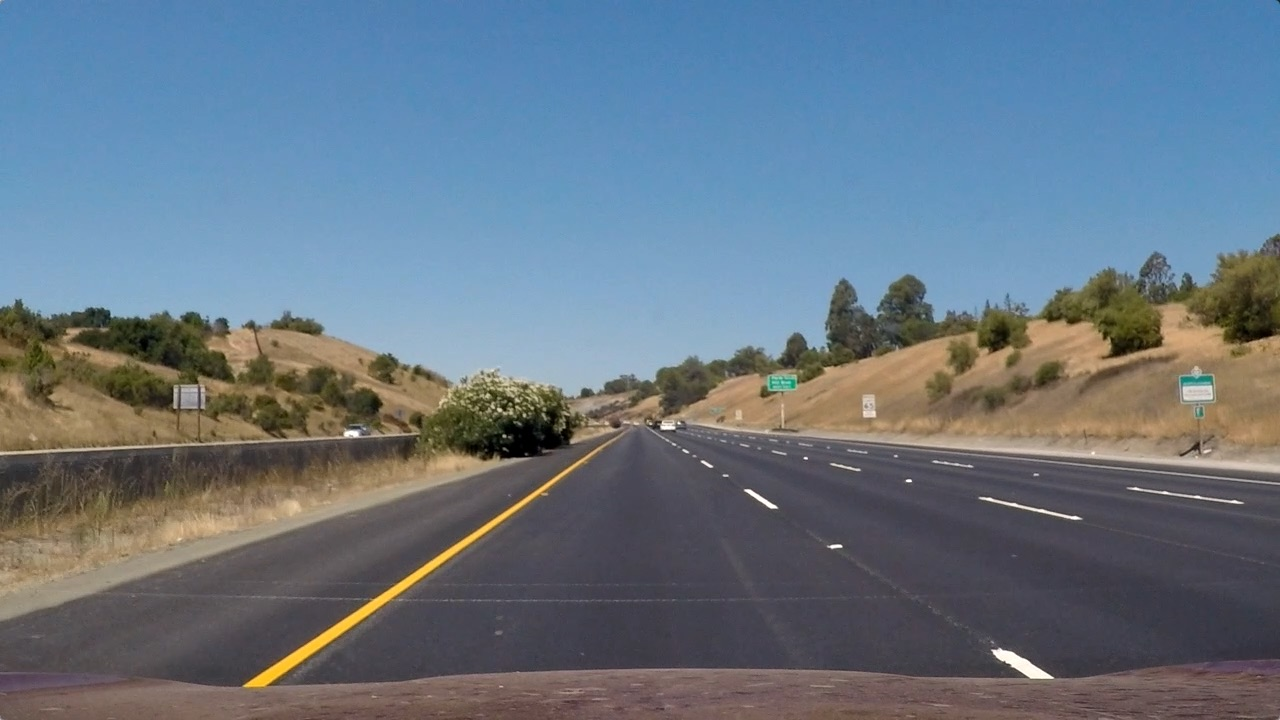
#> input picture test_images/straight_lines1.jpg, 1280 x 720 px; its folder holds only this picture in this run
$ python -i CarND_Advanced_Lane_Lines.py   (imports and definitions only)   (older library calls are emulated)
#> lines starting #> are read from the running program, lines starting #| are printed output that depends on the picture; after the words box and inside, x2 and y2 are one past the last pixel; in counts of white or black regions, pixels touching at a corner belong together
#> further down, picture is the input picture: shape (720, 1280, 3); mean B, G, R 131.2, 117.7, 103.2
import numpy as np
import cv2
import matplotlib.pyplot as plt
import matplotlib.image as mpimg
import glob

# [33 lines left out: function Plot_Images, not called in this run]

####################  Preparation functions ###############################

def find_chessbox_corner(img,nx,ny):
    gray = cv2.cvtColor(img, cv2.COLOR_BGR2GRAY)
    return cv2.findChessboardCorners(gray, (nx, ny), None)

# [26 lines left out: functions draw_polygon_on_image, camera_calibration, not called in this run]

#################### pipeline functions #####################################

def undistort_img(img, mtx, dist):
    return cv2.undistort(img, mtx, dist, None, mtx)

def perspective_img_warp(img, M):
    return cv2.warpPerspective(img, M, (img.shape[1], img.shape[0]), flags=cv2.INTER_LINEAR)

def thresholding_gray_2_bin(gray_img, thresh = (0,255)):
    binary = np.zeros_like(gray_img)
    binary[(gray_img >= thresh[0]) & (gray_img <= thresh[1])] = 1
    return binary

def dir_threshold(gray, sobel_kernel=3, thresh=(0, np.pi/2)):
    # Calculate the x and y gradients
    sobelx = cv2.Sobel(gray, cv2.CV_64F, 1, 0, ksize=sobel_kernel)
    sobely = cv2.Sobel(gray, cv2.CV_64F, 0, 1, ksize=sobel_kernel)
    # Take the absolute value of the gradient direction,
    # apply a threshold, and create a binary image result
    absgraddir = np.arctan2(np.absolute(sobely), np.absolute(sobelx))
    # Return the binary image
    return thresholding_gray_2_bin(absgraddir, thresh = thresh)

def combine_2_binary_images(img1,img2):
    combined_binary = np.zeros_like(img1)
    combined_binary[(img1 == 1) | (img2 == 1)] = 1
    return combined_binary

def grayscale(img):
    """Applies the Grayscale transform
    This will return an image with only one color channel
    but NOTE: to see the returned image as grayscale
    (assuming your grayscaled image is called 'gray')
    you should call plt.imshow(gray, cmap='gray')"""
    return cv2.cvtColor(img, cv2.COLOR_RGB2GRAY)
    # Or use BGR2GRAY if you read an image with cv2.imread()
    # return cv2.cvtColor(img, cv2.COLOR_BGR2GRAY)

def MaskYellowAndWhite(image):
    """
    This function masks 2 colors yellow and white in an image.
    These 2 colors are very typical for laneline on highways and city roads
    Other colors are filtered out. The yellow or white pixels are preserved
    and converted to gray scale. Pixels in other colors are removed.
    This resulted gray image is the input for the next step - canny edge detection
    """
    # Convert image from BGR to HLS color space
    hls = cv2.cvtColor(image, cv2.COLOR_RGB2HLS).astype(np.float)
    # Mask yellow color in BGR color space of the image
    lower_rgb_yellow = np.array([130,130,50], dtype = "uint8") # original (150,150,60)
    upper_rgb_yellow = np.array([255,250,120], dtype = "uint8")
    mask_rgb_yellow = cv2.inRange(image, lower_rgb_yellow, upper_rgb_yellow)
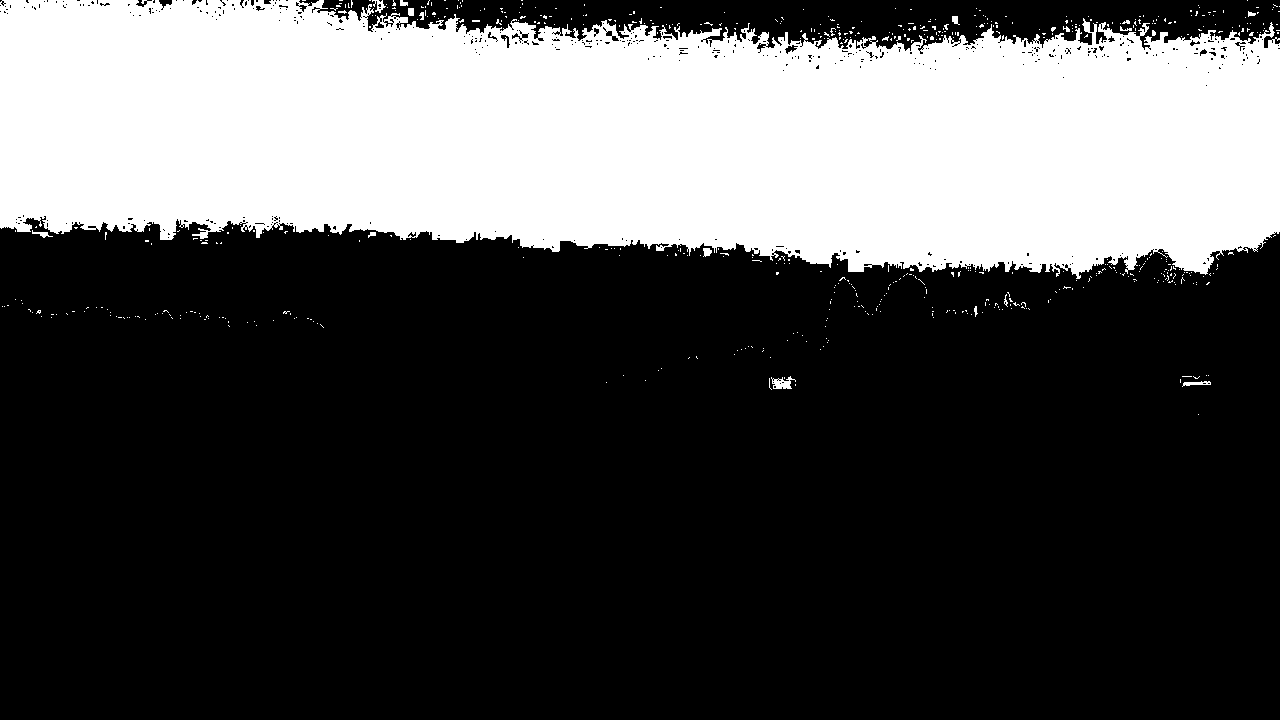
#> mask_rgb_yellow: shape (720, 1280); 30.8% white; 598 white regions (580 under 20 px), largest, box (x1, y1, x2, y2) and area: (0, 0, 1280, 279) 281632, (771, 376, 796, 389) 176, (1182, 381, 1211, 387) 91
    rgb_y = cv2.bitwise_and(image, image, mask = mask_rgb_yellow).astype(np.uint8)
    # convert to gray scale
    rgb_y = grayscale(rgb_y)
    # Mask white color in BGR color space of the image
    lower_rgb_white = np.array([190,190,190], dtype = "uint8")
    upper_rgb_white = np.array([255,255,255], dtype = "uint8")
    mask_rgb_white = cv2.inRange(image, lower_rgb_white, upper_rgb_white)
#> mask_rgb_white: shape (720, 1280); 0.21% white; 46 white regions (34 under 20 px), largest, box (x1, y1, x2, y2) and area: (992, 648, 1053, 679) 648, (1183, 386, 1212, 400) 292, (980, 498, 1081, 520) 225
    rgb_w = cv2.bitwise_and(image, image, mask = mask_rgb_white).astype(np.uint8)
    rgb_w = grayscale(rgb_w)
    # Mask yellow color in HLS color space
    lower_hls_yellow = np.array([20,120,80], dtype = "uint8")
    upper_hls_yellow = np.array([45,200,255], dtype = "uint8")
    mask_hls_yellow = cv2.inRange(hls, lower_hls_yellow, upper_hls_yellow)
#> mask_hls_yellow: shape (720, 1280); 0.02% white in thin lines or dots, all inside (x1, y1, x2, y2) = (65, 308, 1200, 389)
    hls_y = cv2.bitwise_and(image, image, mask = mask_hls_yellow).astype(np.uint8)
    hls_y = grayscale(hls_y)
    # Mask white color in LUV color space
    luv = cv2.cvtColor(image, cv2.COLOR_RGB2LUV).astype(np.float)
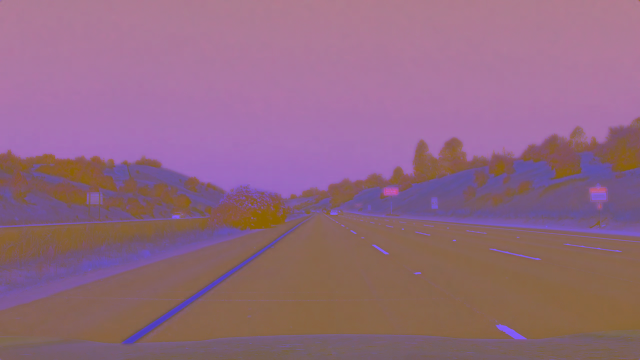
#> luv: shape (720, 1280, 3) float64 (shown at 1/2 size); mean B, G, R 127.6, 104.6, 146.7
    lower_luv_white = np.array([225,0,0], dtype = "uint8")
    upper_luv_white = np.array([255,255,255], dtype = "uint8")
    mask_luv_white = cv2.inRange(luv, lower_luv_white, upper_luv_white)
#> mask_luv_white: shape (720, 1280); 0.12% white; 28 white regions (21 under 20 px), largest, box (x1, y1, x2, y2) and area: (993, 649, 1053, 679) 604, (995, 501, 1080, 519) 127, (745, 490, 777, 508) 122
    luvw = cv2.bitwise_and(image, image, mask = mask_luv_white).astype(np.uint8)
    luvw = grayscale(luvw)
    # sum up the filtered images
    gray = cv2.add(rgb_y, rgb_w)
    gray = cv2.add(gray, hls_y)
    gray = cv2.add(gray, luvw)
    return gray

def color_Gradient_Threshold(img, ksize = 3, plot_allowed = False):
    # filter yellow white colors
    Mask = MaskYellowAndWhite(img)
    binary_maskYellowAndWhite = thresholding_gray_2_bin(Mask, thresh =(100,255))
#> binary_maskYellowAndWhite: shape (720, 1280); values 0 (black) and 1 (white), 31.1% white; 645 white regions (616 under 20 px), largest, box (x1, y1, x2, y2) and area: (0, 0, 1280, 279) 281632, (992, 648, 1053, 679) 648, (1182, 381, 1212, 400) 383
    ######## gradient threshold
    dir_binary = dir_threshold(Mask, sobel_kernel=ksize, thresh=(0.7,1.2))
#> in dir_threshold, `sobelx = cv2.Sobel(gray, cv2.CV_64F, 1, 0, ksize=sobel_kernel)`:
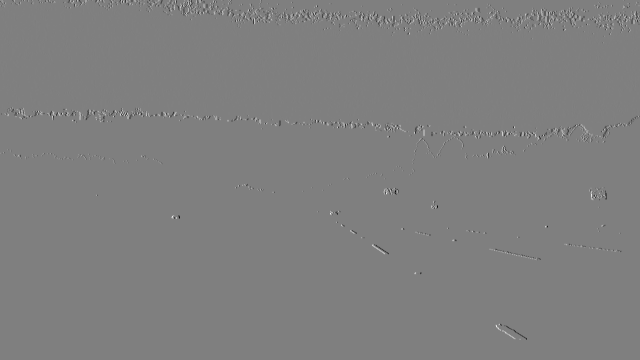
#> sobelx: shape (720, 1280) float64 (shown at 1/2 size); min -1020, max 1020, mean 0; drawn with min black and max white
    # combine gradient and color threshold
    combined_threshold = combine_2_binary_images(binary_maskYellowAndWhite, dir_binary)
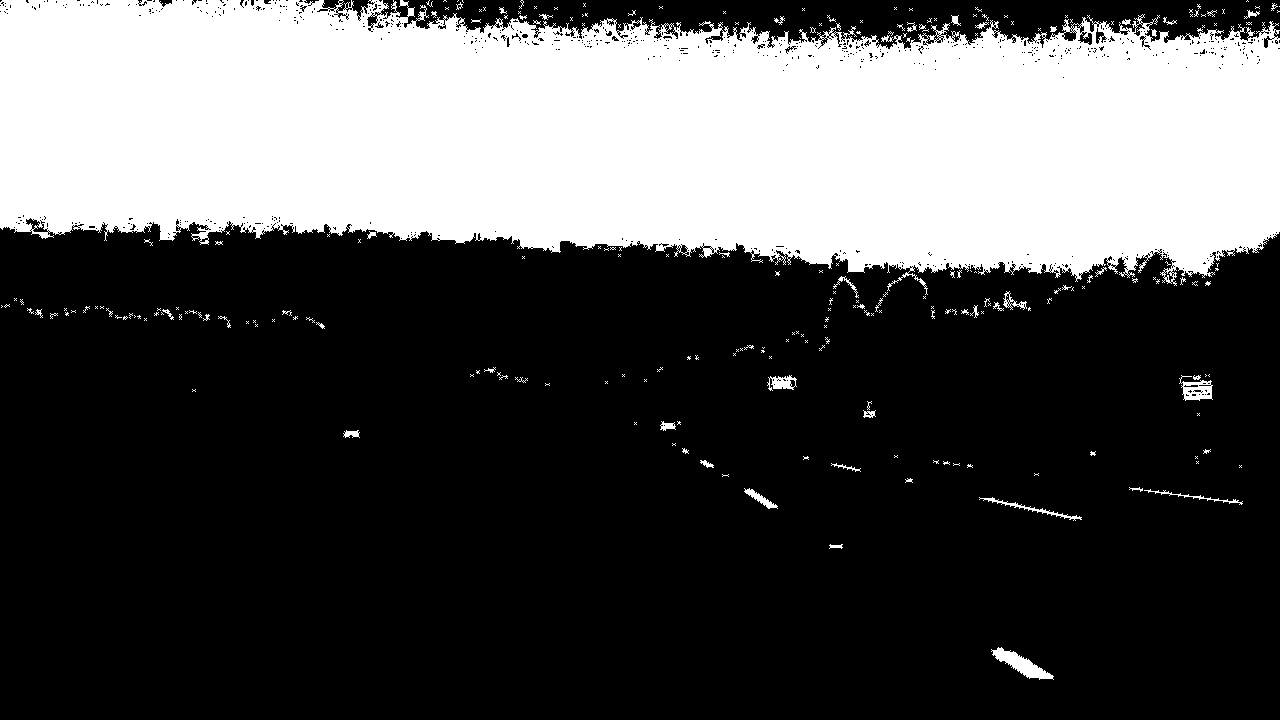
#> combined_threshold: shape (720, 1280); values 0 (black) and 1 (white), 31.8% white; 254 white regions (197 under 20 px), largest, box (x1, y1, x2, y2) and area: (0, 0, 1280, 295) 287258, (991, 647, 1054, 680) 763, (1179, 375, 1213, 401) 460
    if plot_allowed == True:
        Plot_Images([img, Mask] , 2,title = 'White and yellow masking')
        Plot_Images([Mask, binary_maskYellowAndWhite] , 2,title = 'Binary thresholding')
        Plot_Images([Mask, dir_binary] , 2, title = 'Direction_Gradient_Thresholding')
        Plot_Images([combined_threshold] , 2, title = 'Color and gradient thresholded image')
    return combined_threshold

# [269 lines left out: functions calculate_curvature, Calculate_Offset, find_lines_in_1st_frame, find_lines, visualization, margin_visualization and 1 more, not called in this run]

def add_Text_2_img(img,text,position):
    cv2.putText(img,text,position, cv2.FONT_HERSHEY_SIMPLEX, .5,(255,255,0),2,cv2.LINE_AA)
    return img

# [124 lines left out: functions write_Curvature_Offset_On_Image, Pipeline_video, Pipeline_image, Perform_Calibration, Undistortion_Demo, Perspective_Transformation, not called in this run]

>>> import cv2
>>> picture = cv2.imread('test_images/straight_lines1.jpg')
>>> result = color_Gradient_Threshold(picture)

$ run again, on test_images/straight_lines2.jpg
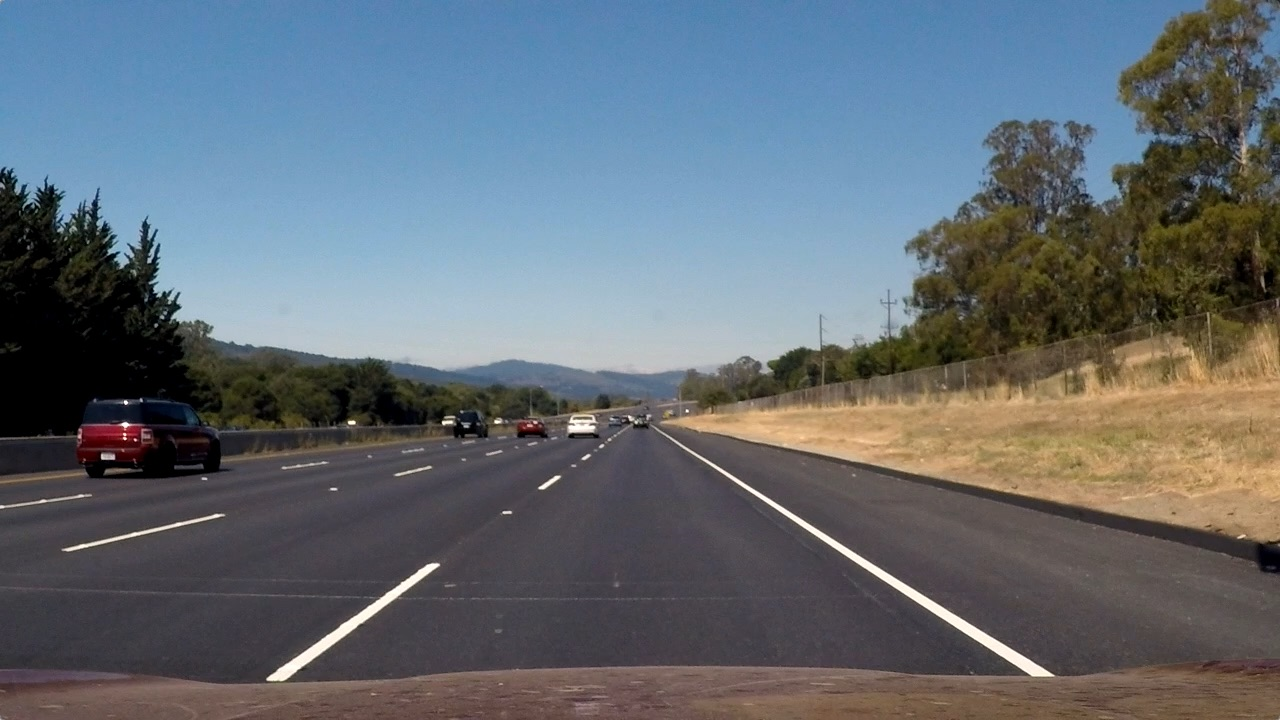
#> input picture test_images/straight_lines2.jpg, 1280 x 720 px
#> picture is the input picture: shape (720, 1280, 3); mean B, G, R 115.1, 107.7, 99.4
#> in MaskYellowAndWhite, `mask_rgb_yellow = cv2.inRange(image, lower_rgb_yellow, upper_rgb_yellow)`:
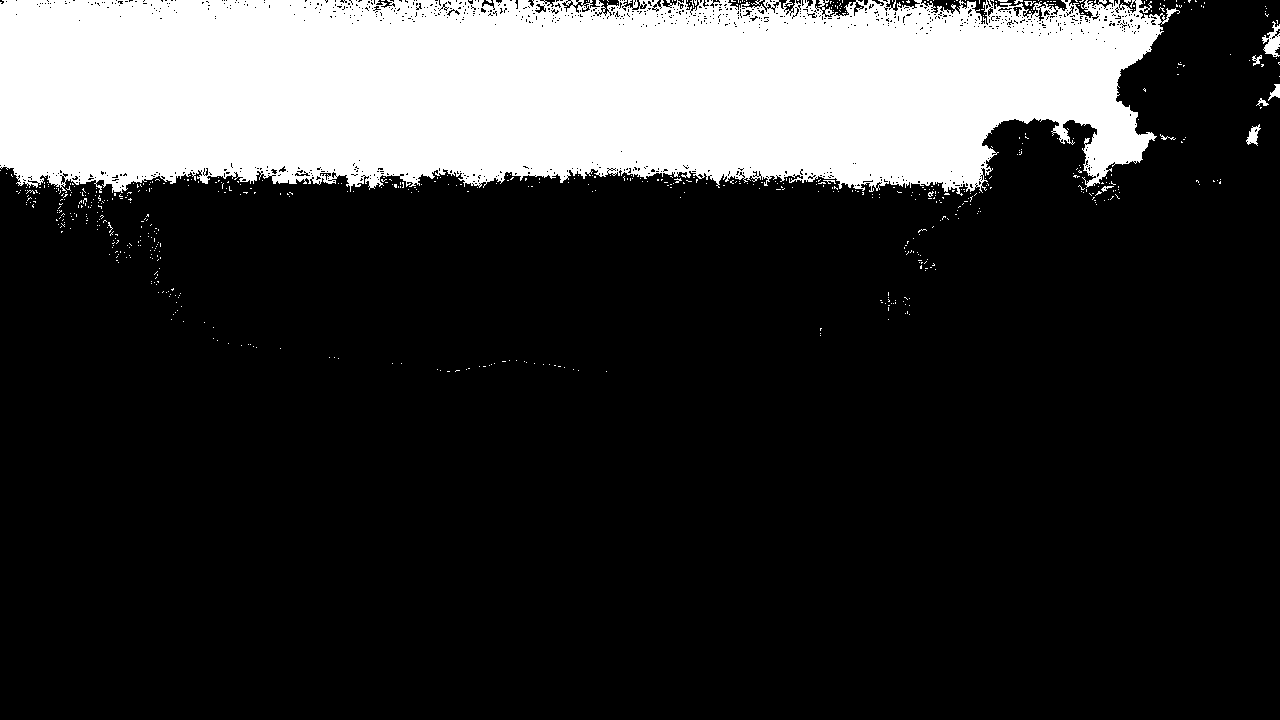
#> mask_rgb_yellow: shape (720, 1280); 21.2% white; 666 white regions (654 under 20 px), largest, box (x1, y1, x2, y2) and area: (0, 0, 1180, 196) 192832, (1262, 21, 1280, 57) 333, (1246, 124, 1261, 146) 157
#> mask_rgb_white: shape (720, 1280); 1% white; 173 white regions (157 under 20 px), largest, box (x1, y1, x2, y2) and area: (669, 437, 1054, 676) 2986, (511, 343, 689, 373) 2255, (267, 564, 439, 681) 1853
#> mask_hls_yellow: shape (720, 1280); 0.02% white in thin lines or dots, all inside (x1, y1, x2, y2) = (18, 181, 434, 296)
#> mask_luv_white: shape (720, 1280); 0.56% white; 28 white regions (21 under 20 px), largest, box (x1, y1, x2, y2) and area: (693, 453, 1054, 676) 2758, (267, 564, 439, 681) 1742, (66, 523, 184, 551) 223
#> binary_maskYellowAndWhite: shape (720, 1280); values 0 (black) and 1 (white), 22.2% white; 839 white regions (808 under 20 px), largest, box (x1, y1, x2, y2) and area: (0, 0, 1180, 196) 192833, (669, 437, 1054, 676) 2986, (511, 343, 689, 373) 2255
#> in color_Gradient_Threshold, `combined_threshold = combine_2_binary_images(binary_maskYellowAndWhite..`:
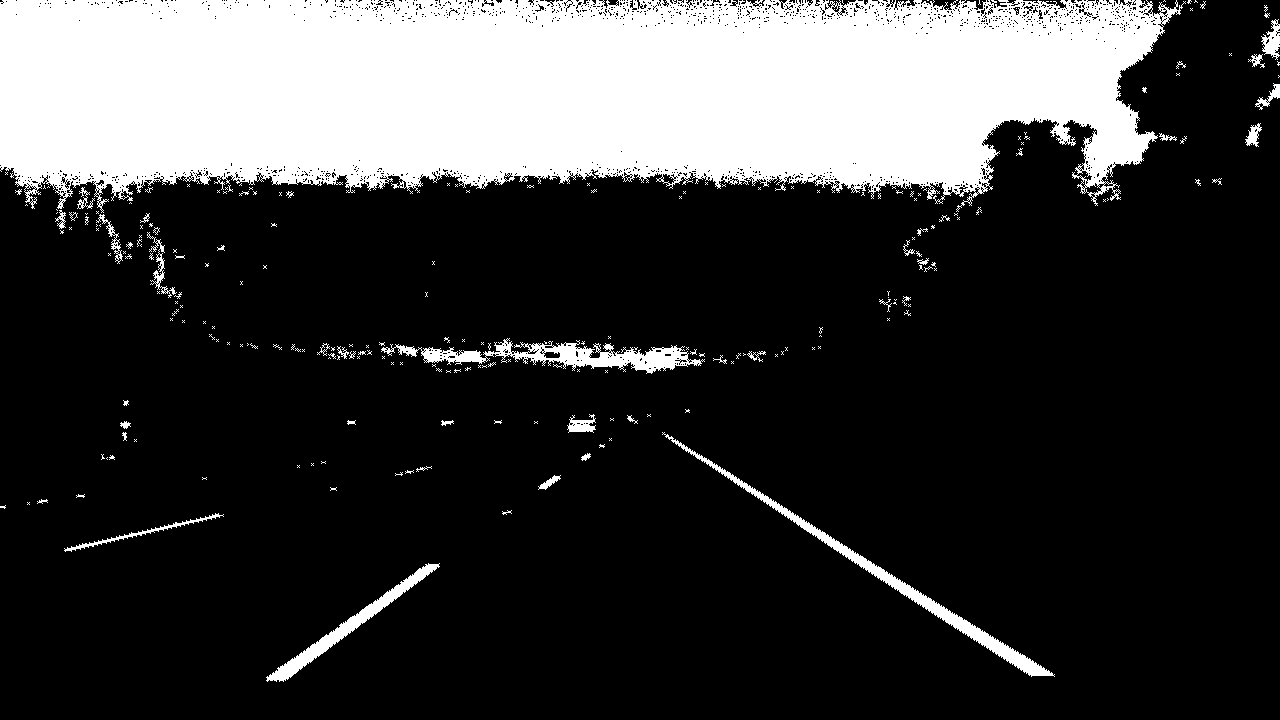
#> combined_threshold: shape (720, 1280); values 0 (black) and 1 (white), 23.3% white; 241 white regions (194 under 20 px), largest, box (x1, y1, x2, y2) and area: (0, 0, 1186, 213) 198807, (662, 432, 1055, 677) 3986, (381, 338, 705, 374) 3979
